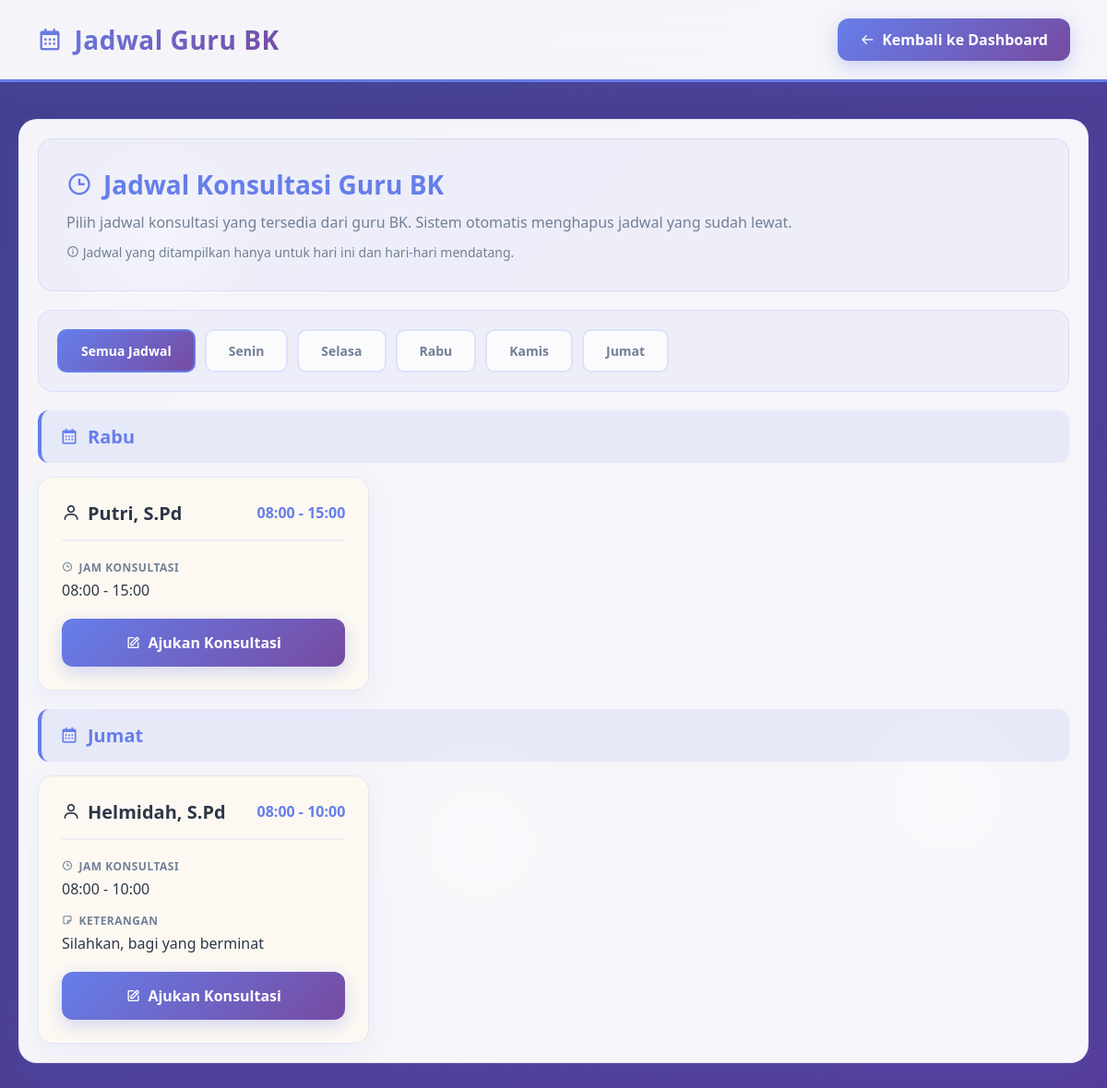
Page /jadwal_guru.php (signed in) on the committed database.
### tables this page shows
CREATE TABLE `jadwal_konsultasi` (
  `ID` int(11) NOT NULL,
  `GURU_BK_ID` int(11) DEFAULT NULL,
  `HARI` enum('Senin','Selasa','Rabu','Kamis','Jumat','Sabtu') NOT NULL,
  `JAM_MULAI` time NOT NULL,
  `JAM_SELESAI` time NOT NULL,
  `KUOTA` int(11) DEFAULT 5,
  `AKTIF` enum('Ya','Tidak') DEFAULT 'Ya',
  `KETERANGAN` text DEFAULT NULL
);

CREATE TABLE `users` (
  `ID` int(11) NOT NULL,
  `USERNAME` varchar(100) NOT NULL,
  `PASSWORD` varchar(100) NOT NULL,
  `ROLE` enum('Admin','Guru_BK','Siswa') DEFAULT NULL,
  `NAMA_LENGKAP` varchar(100) NOT NULL,
  `EMAIL` varchar(100) DEFAULT NULL,
  `NO_TELEPON` varchar(15) DEFAULT NULL,
  `STATUS` enum('Aktif','Tidak_Aktif') DEFAULT 'Aktif',
  `CREATED_AT` timestamp NOT NULL DEFAULT current_timestamp(),
  `UPDATED_AT` timestamp NOT NULL DEFAULT current_timestamp() ON UPDATE current_timestamp()
);

### jadwal_guru.php (the view, shortened to what this page needs)
<?php
include 'koneksi.php';
$hari_ini_inggris = date('l');
$hari_indonesia_map = [
    'Monday' => 'Senin',
    'Tuesday' => 'Selasa',
    'Wednesday' => 'Rabu',
    'Thursday' => 'Kamis',
    'Friday' => 'Jumat',
    'Saturday' => 'Sabtu',
    'Sunday' => 'Minggu'
];
$hari_ini_nama = $hari_indonesia_map[$hari_ini_inggris] ?? '';
$hari_map = ['Senin', 'Selasa', 'Rabu', 'Kamis', 'Jumat'];
$sql_jadwal = "SELECT j.*, u.NAMA_LENGKAP as nama_guru
               FROM jadwal_konsultasi j
               JOIN guru_bk g ON j.GURU_BK_ID = g.ID
               JOIN users u ON g.USER_ID = u.ID
               WHERE j.AKTIF = 'Ya'
               ORDER BY
                   CASE j.HARI
                       WHEN 'Senin' THEN 1
                       WHEN 'Selasa' THEN 2
                       WHEN 'Rabu' THEN 3
                       WHEN 'Kamis' THEN 4
                       WHEN 'Jumat' THEN 5
                   END,
                   j.JAM_MULAI";
$result_jadwal = $koneksi->query($sql_jadwal);
$jadwal_list = [];
$jadwal_per_hari = [];
while($jadwal = $result_jadwal->fetch_assoc()) {
    $hari_jadwal = $jadwal['HARI'];
    $index_hari = array_search($hari_jadwal, $hari_map);
    $hari_ini_index = array_search($hari_ini_nama, $hari_map);
    if ($index_hari !== false) {
        if ($index_hari >= $hari_ini_index) {
            $jadwal_list[] = $jadwal;
            if (!isset($jadwal_per_hari[$hari_jadwal])) {
                $jadwal_per_hari[$hari_jadwal] = [];
            }
            $jadwal_per_hari[$hari_jadwal][] = $jadwal;
        }
    }
}
?>
<!DOCTYPE html>
<html lang="id">
<head>
    <link href="https://unpkg.com/boxicons@2.1.4/css/boxicons.min.css" rel="stylesheet">
</head>
<body>
    <div class="header">
        <h1><i class='bx bx-calendar'></i> Jadwal Guru BK</h1>
        <a href="dashboard_siswa.php" class="back-btn">
            <i class='bx bx-arrow-back'></i>
            Kembali ke Dashboard
        </a>
    </div>
    <div class="container">
        <div class="content">
            <div class="page-header">
                <h2><i class='bx bx-time'></i> Jadwal Konsultasi Guru BK</h2>
                <p>Pilih jadwal konsultasi yang tersedia dari guru BK. Sistem otomatis menghapus jadwal yang sudah lewat.</p>
                <p style="color: #718096; font-size: 14px; margin-top: 8px;">
                    <i class='bx bx-info-circle'></i> Jadwal yang ditampilkan hanya untuk hari ini dan hari-hari mendatang.
                </p>
            </div>
            <?php if (count($jadwal_list) > 0): ?>
                <div class="filter-tabs">
                    <div class="filter-tab active" onclick="showAllJadwal()">Semua Jadwal</div>
                    <?php foreach ($hari_map as $hari): ?>
                        <?php
                        $hari_index = array_search($hari, $hari_map);
                        $hari_ini_index = array_search($hari_ini_nama, $hari_map);
                        $is_past_day = ($hari_index < $hari_ini_index);
                        ?>
                        <?php if (!$is_past_day): ?>
                        <div class="filter-tab" onclick="filterByDay('<?php echo $hari; ?>')">
                            <?php echo $hari; ?>
                        </div>
                        <?php endif; ?>
                    <?php endforeach; ?>
                </div>
                <div id="all-jadwal">
                    <?php foreach ($jadwal_per_hari as $hari => $jadwal_hari): ?>
                    <div class="hari-section" id="hari-<?php echo $hari; ?>">
                        <div class="hari-header">
                            <h3>
                                <i class='bx bx-calendar'></i>
                                <?php echo $hari; ?>
                            </h3>
                        </div>
                        <div class="jadwal-grid">
                            <?php foreach ($jadwal_hari as $jadwal): ?>
                            <div class="jadwal-card">
                                <div class="card-header">
                                    <div class="nama-guru">
                                        <i class='bx bx-user'></i>
                                        <?php echo htmlspecialchars($jadwal['nama_guru']); ?>
                                    </div>
                                    <div style="color: #667eea; font-weight: 600;">
                                        <?php echo date('H:i', strtotime($jadwal['JAM_MULAI'])); ?> - <?php echo date('H:i', strtotime($jadwal['JAM_SELESAI'])); ?>
                                    </div>
                                </div>
                                <div class="jadwal-info">
                                    <div class="info-label"><i class='bx bx-time'></i> Jam Konsultasi</div>
                                    <div class="info-value">
                                        <?php echo date('H:i', strtotime($jadwal['JAM_MULAI'])); ?> - <?php echo date('H:i', strtotime($jadwal['JAM_SELESAI'])); ?>
                                    </div>
                                </div>
                                <?php if ($jadwal['KETERANGAN']): ?>
                                <div class="jadwal-info">
                                    <div class="info-label"><i class='bx bx-note'></i> Keterangan</div>
                                    <div class="info-value"><?php echo htmlspecialchars($jadwal['KETERANGAN']); ?></div>
                                </div>
                                <?php endif; ?>
                                <a href="ajukan_konsultasi.php?guru_id=<?php echo $jadwal['GURU_BK_ID']; ?>&jadwal_id=<?php echo $jadwal['ID']; ?>" class="btn-konsultasi">
                                    <i class='bx bx-edit'></i>
                                    Ajukan Konsultasi
                                </a>
                            </div>
                            <?php endforeach; ?>
                        </div>
                    </div>
                    <?php endforeach; ?>
                </div>
            <?php endif; ?>
        </div>
    </div>
</body>
</html>

### rows in the picture
jadwal_konsultasi: users.NAMA_LENGKAP "Putri, S.Pd", JAM_MULAI "08:00", JAM_SELESAI "15:00"
jadwal_konsultasi: users.NAMA_LENGKAP "Helmidah, S.Pd", JAM_MULAI "08:00", JAM_SELESAI "10:00", KETERANGAN "Silahkan, bagi yang berminat"

### other values in the picture
$hari "Senin"
$hari "Selasa"
$hari "Rabu"
$hari "Kamis"
$hari "Jumat"
